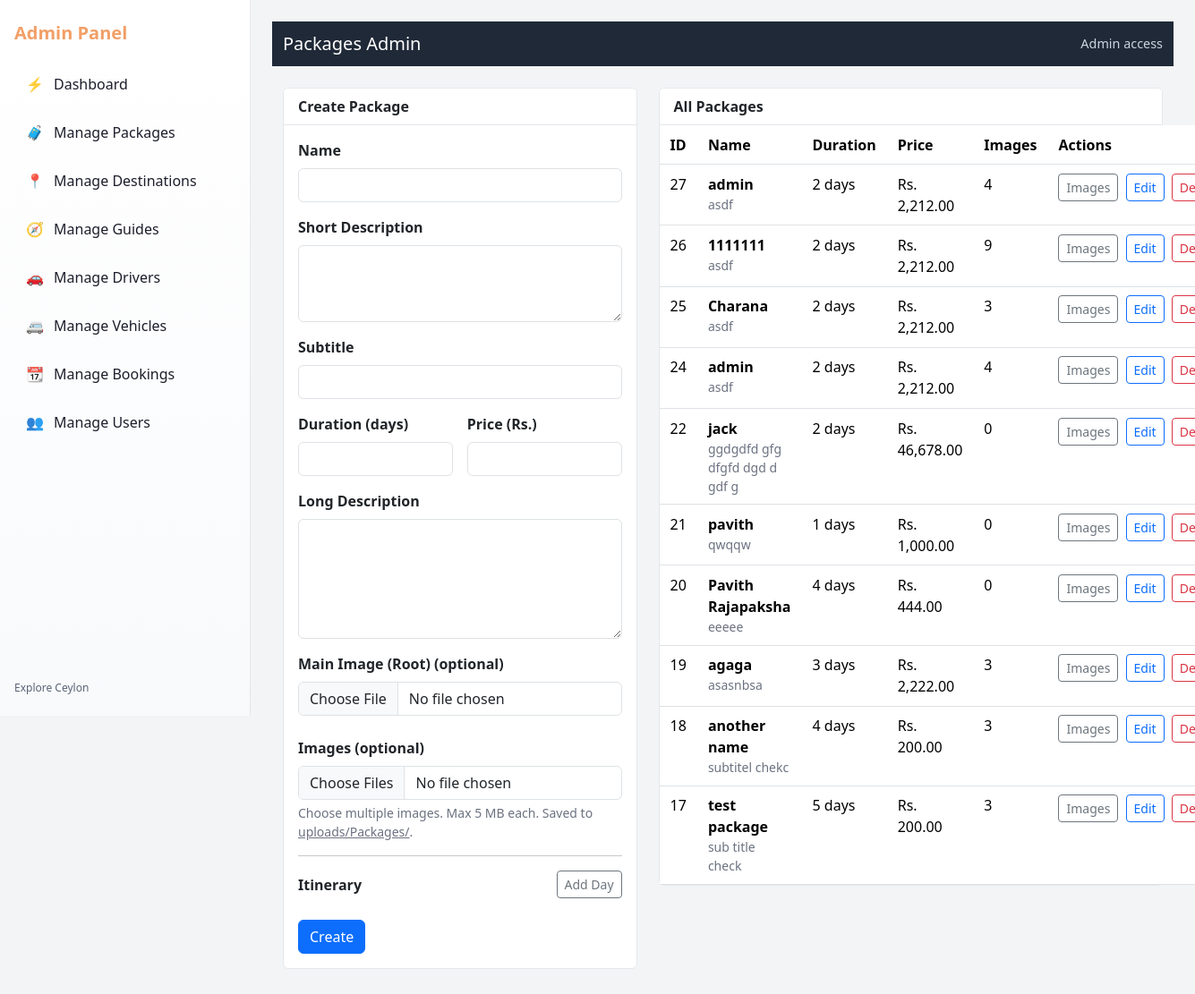
The page /Admin/ManagePackages.php (signed in) on the database as committed earlier.
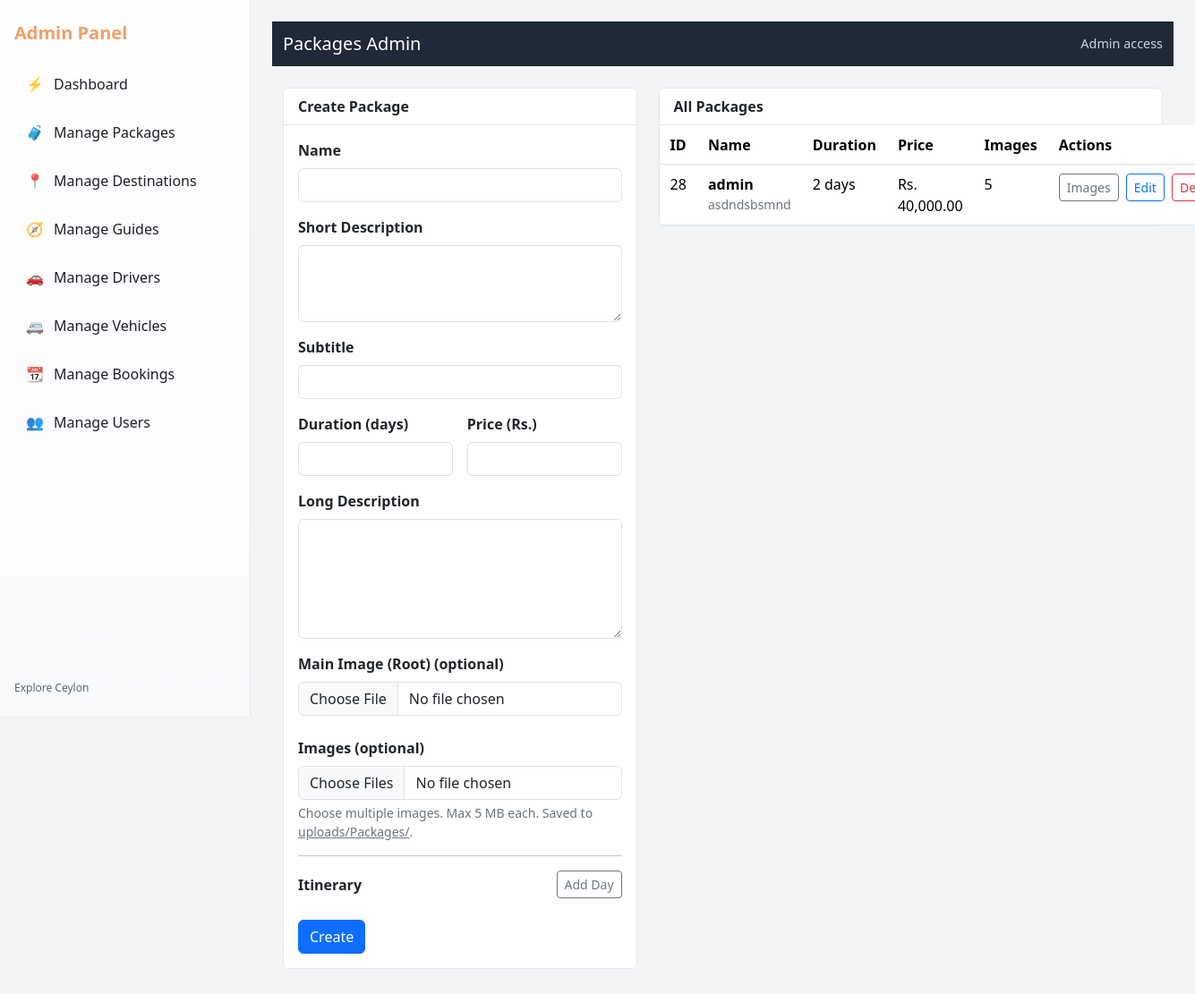
The same page on the database as committed later.
### tables this page shows
CREATE TABLE `packages` (
  `Package_ID` int(11) NOT NULL,
  `Name` varchar(250) NOT NULL,
  `Subtitle` varchar(250) NOT NULL,
  `Description` varchar(1000) NOT NULL,
  `Long_Des` varchar(1000) NOT NULL,
  `DurationDays` int(11) NOT NULL,
  `Price` decimal(10,2) NOT NULL,
  `Root_img` varchar(300) NOT NULL,
  `User_ID` int(11) NOT NULL
);

### Includes/config.php (called while the page is built, shortened)
<?php
if (!function_exists('url')) {
    function url(string $path = ''): string
    {
        return WEB_BASE . ltrim($path, '/');
    }
}

### Admin/ManagePackages.php (the view, shortened to what this page needs)
<?php
require_once __DIR__ . '/../Includes/config.php';
require_once __DIR__ . '/../Includes/dbconnect.php';
$mysqli = $conn;
$mysqli->set_charset('utf8mb4');
function h($s){ return htmlspecialchars((string)$s, ENT_QUOTES, 'UTF-8'); }
function count_related($mysqli){
  $sql = "SELECT p.Package_ID,
            (SELECT COUNT(*) FROM packageimages pi WHERE pi.Package_ID=p.Package_ID) AS img_count,
            (SELECT COUNT(*) FROM itinerary it WHERE it.PackageID=p.Package_ID) AS it_count
          FROM packages p";
  $map=[]; $res=$mysqli->query($sql);
  if($res){ while($r=$res->fetch_assoc()){ $map[(int)$r['Package_ID']] = $r; } $res->close(); }
  return $map;
}
$mode = $_GET['mode'] ?? 'list';
$pkgId = isset($_GET['id']) ? intval($_GET['id']) : null;
$counts = count_related($mysqli);
?>
<!DOCTYPE html>
<html lang="en">
<head>
<link href="https://cdn.jsdelivr.net/npm/bootstrap@5.3.3/dist/css/bootstrap.min.css" rel="stylesheet">
<link rel="stylesheet" href="<?php echo h(url('Styles/ManagePackages.css')); ?>">
</head>
<body>
<?php require __DIR__ . '/header.php'; ?>
<main class="main">
  <nav class="navbar navbar-dark">
    <div class="container-fluid">
      <span class="navbar-brand mb-0 h1">Packages Admin</span>
      <span class="ms-auto brand-note">Admin access</span>
    </div>
  </nav>
  <div class="container my-4">
    <?php if($mode==='list'): ?>
      <div class="row g-4">
        <div class="col-12 col-lg-5">
          <div class="card">
            <div class="card-header">Create Package</div>
            <div class="card-body">
              <form method="post" enctype="multipart/form-data" class="needs-validation" novalidate>
                <div class="mb-3">
                  <label class="form-label">Name</label>
                  <input type="text" name="name" class="form-control" required>
                </div>
                <div class="mb-3">
                  <label class="form-label">Short Description</label>
                  <textarea name="description" class="form-control" rows="3" required></textarea>
                </div>
                <div class="mb-3">
                  <label class="form-label">Subtitle</label>
                  <input type="text" name="subtitle" class="form-control">
                </div>
                <div class="row g-3">
                  <div class="col">
                    <label class="form-label">Duration (days)</label>
                    <input type="number" name="duration" min="1" step="1" class="form-control" required>
                  </div>
                  <div class="col">
                    <label class="form-label">Price (Rs.)</label>
                    <input type="number" name="price" step="0.01" min="0" class="form-control" required>
                  </div>
                </div>
                <div class="mb-3 mt-3">
                  <label class="form-label">Long Description</label>
                  <textarea name="long_des" class="form-control" rows="5"></textarea>
                </div>
                <div class="mb-4">
                  <label class="form-label">Main Image (Root) (optional)</label>
                  <input type="file" name="root_img" class="form-control" accept="image/*">
                </div>
                <div class="mb-3">
                  <label class="form-label">Images (optional)</label>
                  <input type="file" name="images[]" class="form-control" accept="image/*" multiple>
                  <div class="g-note mt-1">Choose multiple images. Max 5 MB each. Saved to <span class="text-decoration-underline">uploads/Packages/</span>.</div>
                </div>
                <hr class="mt-2 mb-3">
                <div class="d-flex justify-content-between align-items-center mb-2">
                  <div class="fw-semibold">Itinerary</div>
                  <button type="button" class="btn btn-sm btn-outline-secondary" onclick="addItRow()">Add Day</button>
                </div>
                <button class="btn btn-primary" type="submit">Create</button>
              </form>
            </div>
          </div>
        </div>
        <div class="col-12 col-lg-7">
          <div class="card">
            <div class="card-header">All Packages</div>
            <div class="card-body p-0">
              <table class="table table-hover mb-0">
                <thead>
                  <tr>
                    <th style="width:70px;">ID</th>
                    <th>Name</th>
                    <th style="width:110px;">Duration</th>
                    <th style="width:140px;">Price</th>
                    <th style="width:90px;">Images</th>
                    <th style="width:145px;">Actions</th>
                  </tr>
                </thead>
                <tbody>
                <?php
                  $sql="SELECT Package_ID, Name, Subtitle, DurationDays, Price FROM packages ORDER BY Package_ID DESC";
                  $res=$mysqli->query($sql);
                  $counts = $counts ?? [];
                  if($res && $res->num_rows){
                    while($r=$res->fetch_assoc()){
                      $pid=(int)$r['Package_ID'];
                      $imgc = $counts[$pid]['img_count'] ?? 0;
                      echo '<tr>';
                      echo '<td>'.h($pid).'</td>';
                      echo '<td><div class="fw-semibold">'.h($r['Name']).'</div><div class="small muted">'.h($r['Subtitle']).'</div></td>';
                      echo '<td>'.h((int)$r['DurationDays']).' days</td>';
                      echo '<td>Rs. '.number_format((float)$r['Price'],2).'</td>';
                      echo '<td>'.(int)$imgc.'</td>';
                      echo '<td class="text-nowrap">
                              <a class="btn btn-sm btn-outline-secondary me-1" href="?mode=images&id='.$pid.'">Images</a>
                              <a class="btn btn-sm btn-outline-primary me-1" href="?mode=edit&id='.$pid.'">Edit</a>
                              <a class="btn btn-sm btn-outline-danger" href="?mode=delete&id='.$pid.'">Delete</a>
                            </td>';
                      echo '</tr>';
                    }
                  } else {
                    echo '<tr><td colspan="6" class="p-4 muted">No packages yet. Create one on the left.</td></tr>';
                  }
                ?>
                </tbody>
              </table>
            </div>
          </div>
        </div>
      </div>
    <?php elseif($mode==='delete' && $pkgId):
        $row=fetch_package($mysqli,$pkgId);
        if(!$row){ echo '<div class="alert alert-danger">Package not found.</div>'; } endif; ?>
  </div>
</main>
</body>
</html>

### Admin/Header.php (shortened to what this page needs)
<?php
require_once __DIR__ . '/../Includes/config.php';
require_once __DIR__ . '/../Includes/dbconnect.php';
$uid = (int)$_SESSION['User_ID'];
$stmt = $conn->prepare("SELECT User_Type FROM user WHERE User_ID = ?");
$stmt->bind_param("i", $uid);
$stmt->execute();
$res = $stmt->get_result();
$u = $res->fetch_assoc();
$type = $u ? strtolower(trim((string)$u['User_Type'])) : '';
?>
<div class="wrap">
  <?php if ($type === 'admin'): ?>
    <nav class="sidebar">
      <div class="brand">Admin Panel</div>
      <ul class="menu">
        <li><a class="<?php echo basename($_SERVER['PHP_SELF'])==='AdminDashboard.php'?'active':''; ?>" href="AdminDashboard.php"><span class="ico">⚡</span><span>Dashboard</span></a></li>
        <li><a href="ManagePackages.php"><span class="ico">🧳</span><span>Manage Packages</span></a></li>
        <li><a href="ManageDestinations.php"><span class="ico">📍</span><span>Manage Destinations</span></a></li>
        <li><a href="ManageGuides.php"><span class="ico">🧭</span><span>Manage Guides</span></a></li>
        <li><a href="ManageDrivers.php"><span class="ico">🚗</span><span>Manage Drivers</span></a></li>
        <li><a href="ManageVehicles.php"><span class="ico">🚐</span><span>Manage Vehicles</span></a></li>
        <li><a href="ManageBookings.php"><span class="ico">📆</span><span>Manage Bookings</span></a></li>
        <li><a href="ManageUsers.php"><span class="ico">👥</span><span>Manage Users</span></a></li>
      </ul>
      <div class="foot">Explore Ceylon</div>
    </nav>
  <?php endif; ?>

### Styles/ManagePackages.css (style rules this page uses)
body { background-color:#f3f4f6 }
.navbar { background-color:#1f2937!important }
.navbar .brand-note { color:#cbd5e1;font-size:.9rem }
.card { border-color:#e5e7eb }
.card .card-header { background:#ffffff;border-bottom-color:#e5e7eb;font-weight:600 }
.table>:not(caption)>*>* { padding:.6rem .75rem }
.form-label { font-weight:600 }
.muted { color:#6b7280 }
.g-note { font-size:.875rem;color:#6b7280 }
:root { --panel:#ffffff;--panel-2:#f9fafc;--text:#1e1e2c;--muted:#5b6576;--primary:#f29f67;--blue:#3b8ff3;--radius:16px;--shadow:0 10px 24px rgba(15,23,42,.06),0 2px 6px rgba(2,6,23,.06) }
* { box-sizing:border-box }
.main { padding:24px }

### Admin/Header.php (style rules this page uses)
:root { --bg:#ffffff; --panel:#ffffff; --panel-2:#f9fafc; --text:#1e1e2c; --muted:#5b6576; --primary:#f29f67; --dark:#1e1e2c; --blue:#3b8ff3; --teal:#34b1aa; --yellow:#e0b50f; --radius:16px; --shadow:0 10px 24px rgba(15,23,42,.06), 0 2px 6px rgba(2,6,23,.06); }
* { box-sizing:border-box }
.wrap { display:grid; grid-template-columns:280px 1fr; min-height:100dvh; }
.sidebar { background:linear-gradient(180deg,var(--panel),var(--panel-2)); border-right:1px solid rgba(2,6,23,.08); padding:22px 16px; position:sticky; top:0; height:100dvh; display:flex; flex-direction:column; gap:18px; }
.brand { font-weight:700; font-size:20px; display:flex; align-items:center; gap:10px; color:var(--primary); }
.menu { list-style:none; padding:0; margin:0; display:flex; flex-direction:column; gap:6px; }
.menu a { display:flex; align-items:center; gap:10px; padding:12px; border-radius:12px; color:var(--text); text-decoration:none; transition:transform .2s ease,background .2s ease,box-shadow .2s ease; }
.menu a .ico { width:22px;text-align:center;opacity:.9 }
.foot { margin-top:auto; font-size:12px; color:var(--muted); }

Rows that differ between the two databases and show on the page:
removed packages: Package_ID "27", Name "admin", Subtitle "asdf", DurationDays "2", Price "2,212.00", imgc "4"
removed packages: Package_ID "26", Name "1111111", Subtitle "asdf", DurationDays "2", Price "2,212.00", imgc "9"
removed packages: Package_ID "25", Name "Charana", Subtitle "asdf", DurationDays "2", Price "2,212.00", imgc "3"
removed packages: Package_ID "24", Name "admin", Subtitle "asdf", DurationDays "2", Price "2,212.00", imgc "4"
removed packages: Package_ID "22", Name "jack", Subtitle "ggdgdfd gfg dfgfd dgd d gdf g", DurationDays "2", Price "46,678.00", imgc "0"
removed packages: Package_ID "21", Name "pavith", Subtitle "qwqqw", DurationDays "1", Price "1,000.00", imgc "0"
removed packages: Package_ID "20", Name "Pavith Rajapaksha", Subtitle "eeeee", DurationDays "4", Price "444.00", imgc "0"
removed packages: Package_ID "19", Name "agaga", Subtitle "asasnbsa", DurationDays "3", Price "2,222.00", imgc "3"
removed packages: Package_ID "18", Name "another name", Subtitle "subtitel chekc", DurationDays "4", Price "200.00", imgc "3"
removed packages: Package_ID "17", Name "test package", Subtitle "sub title check", DurationDays "5", Price "200.00", imgc "3"
added packages: Package_ID "28", Name "admin", Subtitle "asdndsbsmnd", DurationDays "2", Price "40,000.00", imgc "5"
